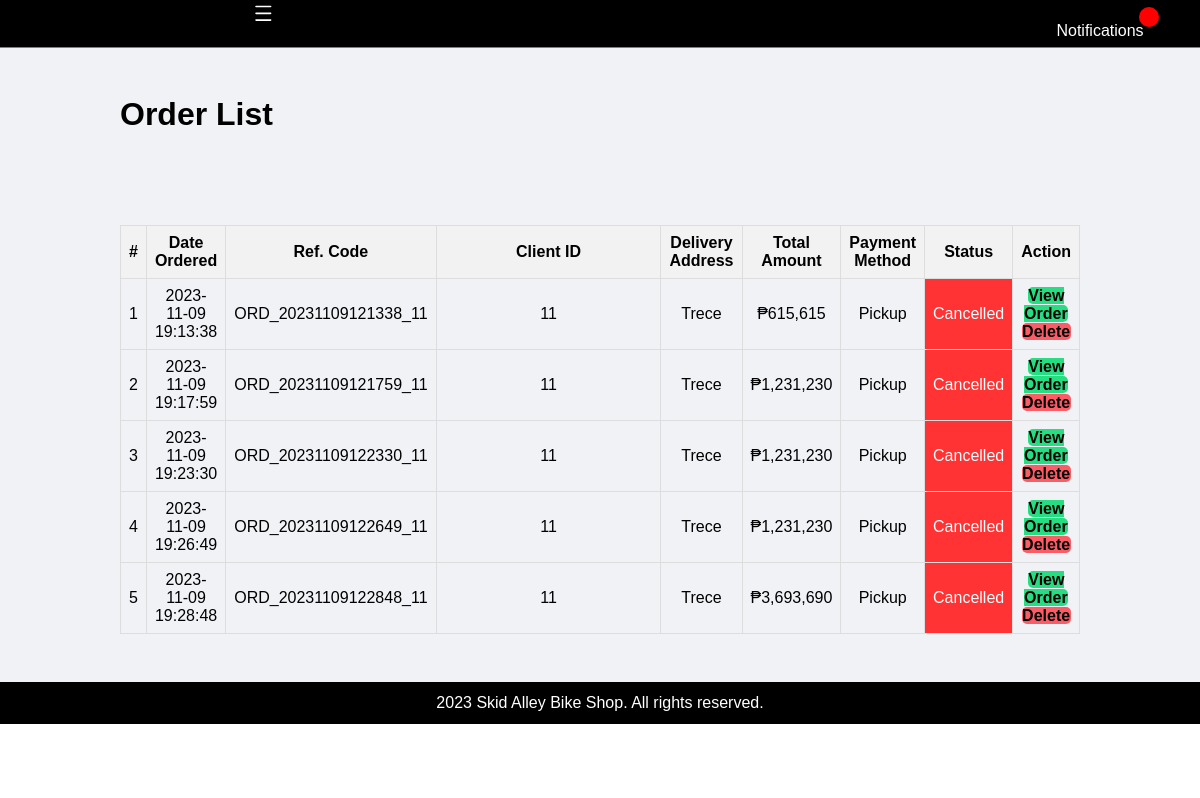
The page /admin/orders.php (signed in) on the database as committed earlier.
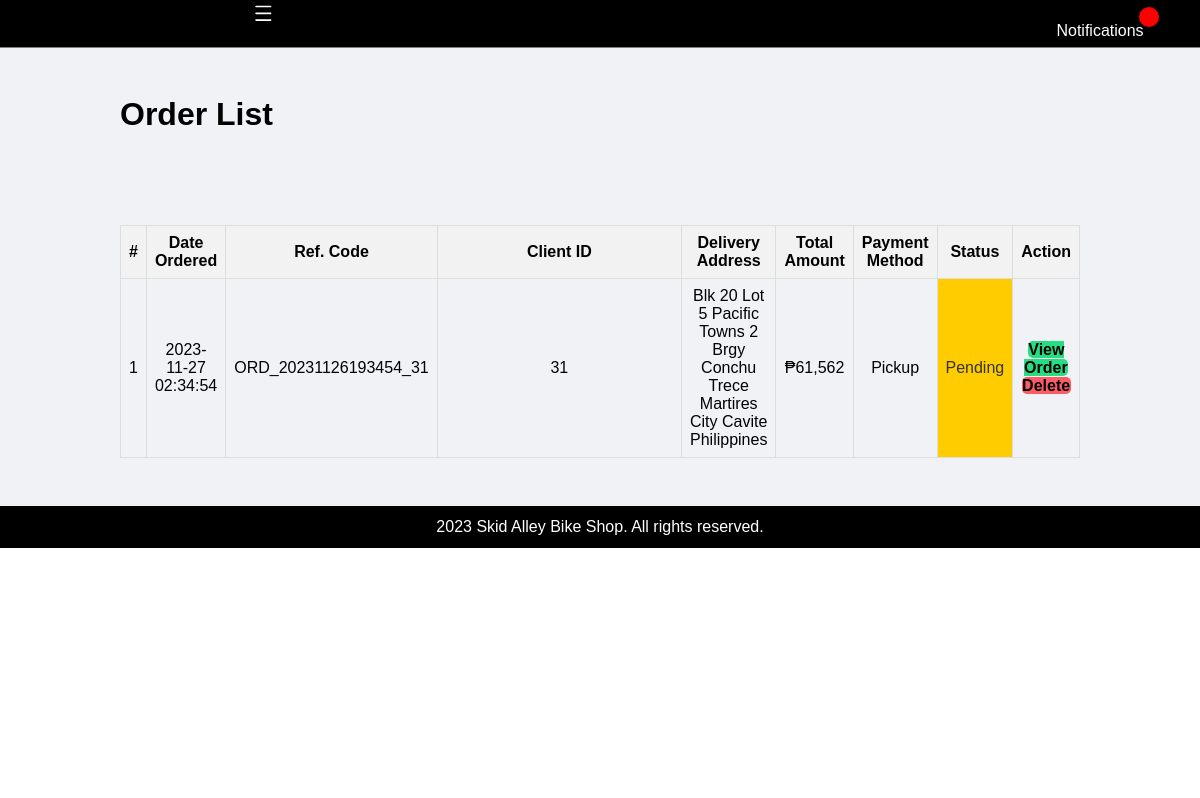
The same page on the database as committed later.
### tables this page shows
CREATE TABLE `order_list` (
  `id` int(10) NOT NULL,
  `ref_code` varchar(100) NOT NULL,
  `client_id` int(30) NOT NULL,
  `total_amount` float NOT NULL DEFAULT 0,
  `delivery_address` text NOT NULL,
  `payment_method` varchar(250) NOT NULL,
  `message` varchar(255) NOT NULL,
  `status` tinyint(1) NOT NULL DEFAULT 0 COMMENT '0=pending,1 = packed, 2 = for delivery, 3 = on the way, 4 = delivered, 5=cancelled',
  `order_receive` tinyint(1) NOT NULL,
  `date_created` datetime NOT NULL DEFAULT current_timestamp(),
  `date_updated` datetime DEFAULT NULL ON UPDATE current_timestamp()
);

### admin/orders.php (the view, shortened to what this page needs)
<?php include('partials/menu.php'); ?>
<div class="main-content">
    <div class="wrapper">
        <h1>Order List</h1>
        <br/>
        <br/><br/><br/>
        <table class="tbl-full">
            <tr>
                <th>#</th>
                <th>Date Ordered</th>
                <th>Ref. Code</th>
                <th>Client ID</th>
                <th>Delivery Address</th>
                <th>Total Amount</th>
                <th>Payment Method</th>
                <th>Status</th>
                <th>Action</th>
            </tr>
            <?php
            $sql = "SELECT * FROM order_list";
            $res = mysqli_query($conn, $sql);
            if ($res == TRUE) {
                $count = mysqli_num_rows($res);
                $sn = 1;
                if ($count > 0) {
                    while ($rows = mysqli_fetch_assoc($res)) {
                        $id = $rows['id'];
                        $ref_code = $rows['ref_code'];
                        $client_id = $rows['client_id'];
                        $total_amount = $rows['total_amount'];
                        $deliveryAddress = $rows['delivery_address'];
                        $paymentMethod = $rows['payment_method'];
                        $status = $rows['status'];
                        $order_receive = $rows['order_receive'];
                        $date_ordered = $rows['date_created'];
                        $statusLabels = array(
                            0 => 'Pending',
                            1 => 'Packed',
                            2 => 'For Delivery',
                            3 => 'On the Way',
                            4 => 'Delivered',
                            5 => 'Cancelled'
                        );
                        if ($order_receive == 1) {
                            $statusLabel = 'Delivered (Received)';
                            $statusCellStyle = 'background-color: #00cc66; color: #fff;';
                        } else {
                            $statusLabel = isset($statusLabels[$status]) ? $statusLabels[$status] : 'Unknown';
                            $statusCellStyle = '';
                        }
                        ?>
                        <tr>
                            <td><?php echo $sn++; ?></td>
                            <td><?php echo $date_ordered; ?></td>
                            <td><?php echo $ref_code; ?></td>
                            <td><?php echo $client_id; ?></td>
                            <td><?php echo $deliveryAddress; ?></td>
                            <td>₱<?php echo number_format($total_amount); ?></td>
                            <td><?php echo $paymentMethod ?></td>
                            <td style="<?php echo $statusCellStyle; ?>" class="status-label <?php echo strtolower(str_replace(' ', '-', $statusLabel)); ?>"><?php echo $statusLabel; ?></td>
                            <td>
                                <a href="<?php echo SITEURL; ?>admin/update-orders.php?id=<?php echo $id; ?>" class="btn-secondary">View Order</a>
                                <a href="<?php echo SITEURL; ?>admin/delete-orders.php?id=<?php echo $id; ?>" class="btn-third">Delete</a>
                            </td>
                        </tr>
                        <?php
                    }
                } else {
                    echo "<td colspan='7'><div class='error'>No Orders Found.</div></td>";
                }
            }
            ?>
        </table>
    </div>
</div>
<?php include('partials/footer.php'); ?>

### admin/partials/menu.php (shortened to what this page needs)
<html>
<head>
    <link rel="stylesheet" href="../admin/css/admin.css">
    <link href='https://unpkg.com/boxicons@2.1.4/css/boxicons.min.css' rel='stylesheet'>
    <link rel="stylesheet" href="https://cdnjs.cloudflare.com/ajax/libs/font-awesome/5.15.3/css/all.min.css">
</head>
<body>
    <div class="menu text-center">
        <div class="wrapper">
            <button id="sidebarCollapse">
            </button>
            <a href="notifications-admin.php" id="notificationLink" class="notifications">
                Notifications
                <span id="notificationCount" class="notification-count"></span>
            </a>
        </div>
    </div>
    <div class="sidebar" id="sidebar">
    <br>
    <div class="wrapper">
        <ul>
            <br>
            <div class="logout-button">
                <a href="logout.php">
                </a>
            </div>
        </ul>
    </div>
</div>
</body>
</html>

### admin/partials/footer.php
<div class = "footer">
            <div class = "wrapper">
                <p class = " text-center">2023 Skid Alley Bike Shop. All rights reserved. </p>
            </div>
        </div>
    </body>
</html>

### admin/css/admin.css (style rules this page uses)
* { margin: 0; padding: 0; font-family: Arial, Helvetica, sans-serif; }
.wrapper { padding: 1%; width: 80%; margin: 0 auto; }
.text-center { text-align: center; }
.tbl-full { width: 100%; border-collapse: collapse; margin-top: 20px; }
.tbl-full th, .tbl-full td { border: 1px solid #dddddd; padding: 8px; text-align: center; }
.tbl-full th { background-color: #f2f2f2; }
table tr th { border-bottom: 1px solid black; padding: 1%; text-align: left; }
table tr td { padding: 1%; }
.btn-primary, .btn-secondary, .btn-third { padding: 8px 15px; text-decoration: none; border-radius: 5px; font-weight: bold; }
.btn-secondary { background-color: #26de81; padding: 1%; color: black; text-decoration: none; font-weight: bold; }
.btn-third { background-color: #fc5c65; padding: 1%; color: black; text-decoration: none; font-weight: bold; }
.menu { border-bottom: 1px solid grey; background-color: black; left: -250px; }
.text-center #sidebarCollapse { text-align: left; }
.main-content { background-color: #f1f2f6; padding: 3% 0 ; }
.footer { color: white; background-color: black; }
.tbl-full td:nth-child(4) { width: 400px; }
.sidebar { width: 250px; height: 100%; position: fixed; top: 0; left: -250px; background-color: #111; transition: left 0.3s ease; overflow-y: auto; font-family: Arial, sans-serif; color: white; }
.sidebar ul { list-style: none; padding: 0; }
.sidebar a { text-decoration: none; display: block; padding: 10px; transition: background-color 0.3s ease, color 0.3s ease; color: white; }
.logout-button { position: fixed; bottom: 20px; left: 20px; }
#sidebarCollapse { top: 0px; left: 260px; z-index: 999; cursor: pointer; background: transparent; border: none; color: white; left: 250px; position: absolute; }
.status-label.pending { background-color: #ffcc00; color: #333; }
.status-label.cancelled { background-color: #ff3333; color: #fff; }

### admin/partials/menu.php (style rules this page uses)
#notificationLink { position: relative; display: inline-block; margin-right: -1000px; margin-bottom: -5px; margin-top: 10px; color: #fff; text-decoration: none; }
.notification-count { position: absolute; top: -15px; right: -15px; background-color: red; color: white; border-radius: 50%; width: 20px; height: 20px; text-align: center; line-height: 20px; font-size: 14px; }

Rows that differ between the two databases and show on the page:
removed order_list: date_created "2023-11-09 19:13:38", ref_code "ORD_20231109121338_11", client "11", delivery_address "Trece", total_amount "615,615", payment_method "Pickup", status "Cancelled"
removed order_list: date_created "2023-11-09 19:17:59", ref_code "ORD_20231109121759_11", client "11", delivery_address "Trece", total_amount "1,231,230", payment_method "Pickup", status "Cancelled"
removed order_list: date_created "2023-11-09 19:23:30", ref_code "ORD_20231109122330_11", client "11", delivery_address "Trece", total_amount "1,231,230", payment_method "Pickup", status "Cancelled"
removed order_list: date_created "2023-11-09 19:26:49", ref_code "ORD_20231109122649_11", client "11", delivery_address "Trece", total_amount "1,231,230", payment_method "Pickup", status "Cancelled"
removed order_list: date_created "2023-11-09 19:28:48", ref_code "ORD_20231109122848_11", client "11", delivery_address "Trece", total_amount "3,693,690", payment_method "Pickup", status "Cancelled"
added order_list: date_created "2023-11-27 02:34:54", ref_code "ORD_20231126193454_31", client "31", delivery_address "Blk 20 Lot 5 Pacific Towns 2 Brgy Conchu Trece Martires City Cavite Philippines", total_amount "61,562", payment_method "Pickup", status "Pending", order_receive 0 (drawn)
